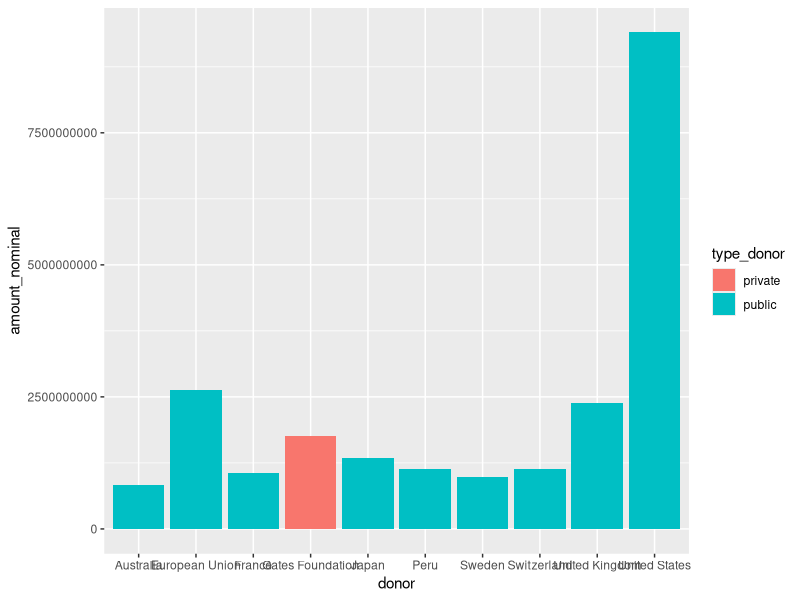
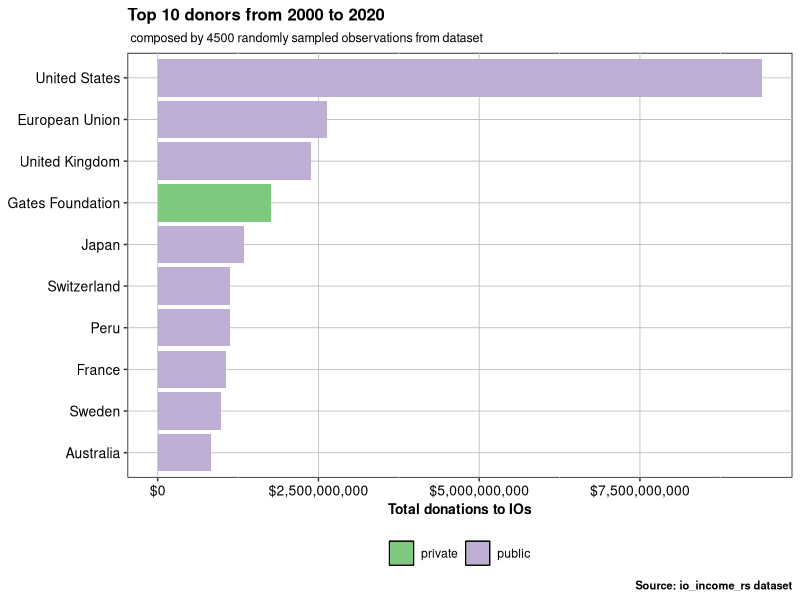
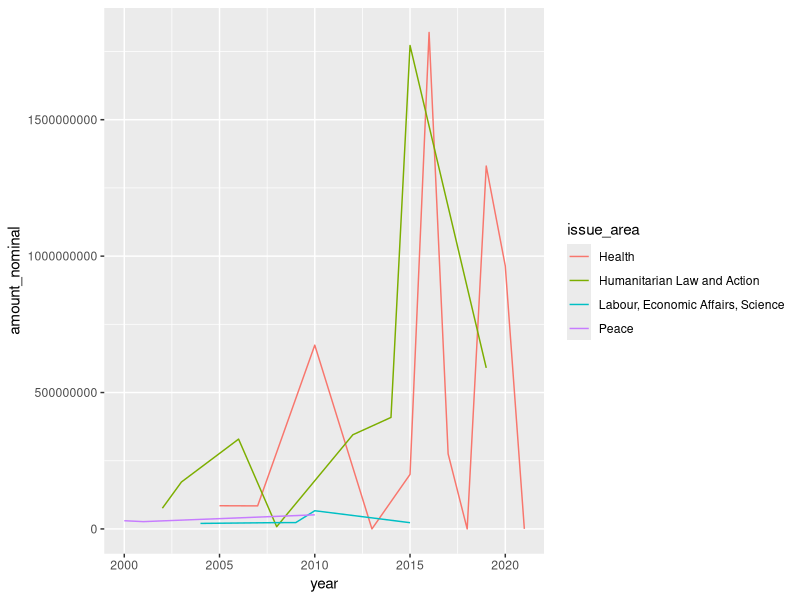
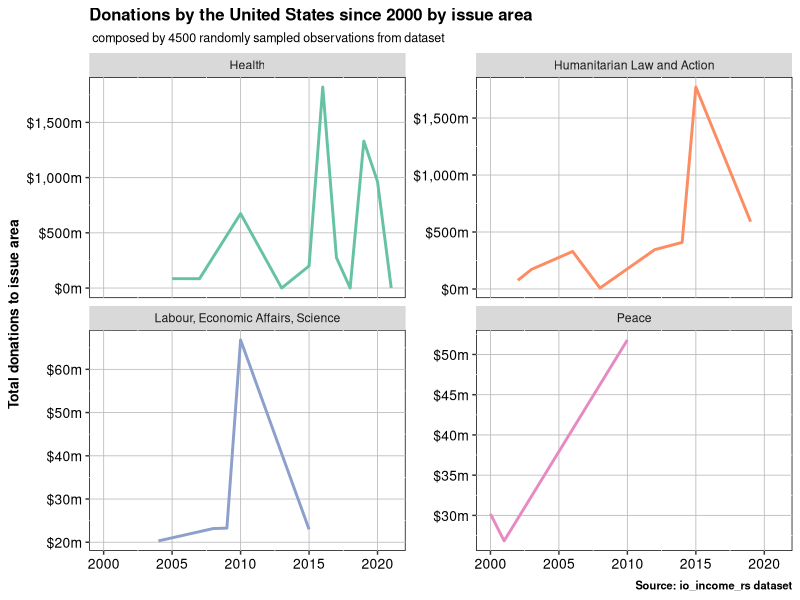
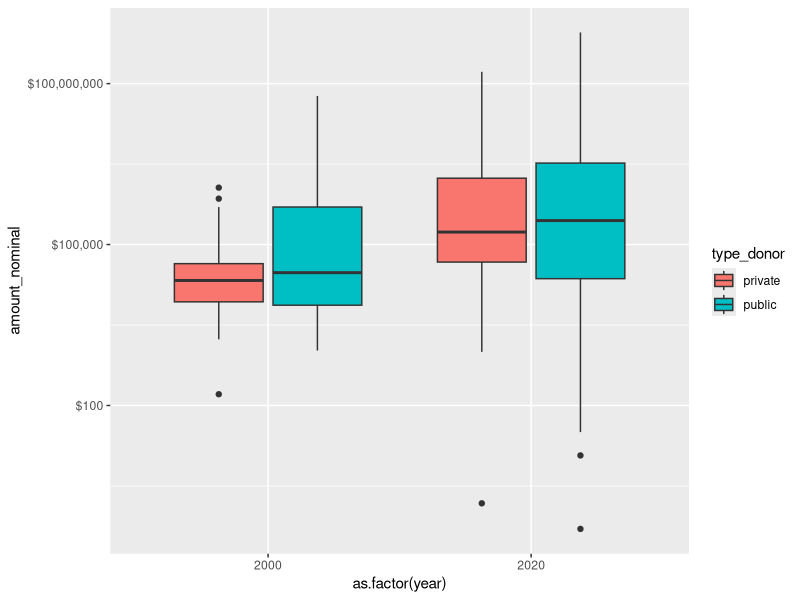
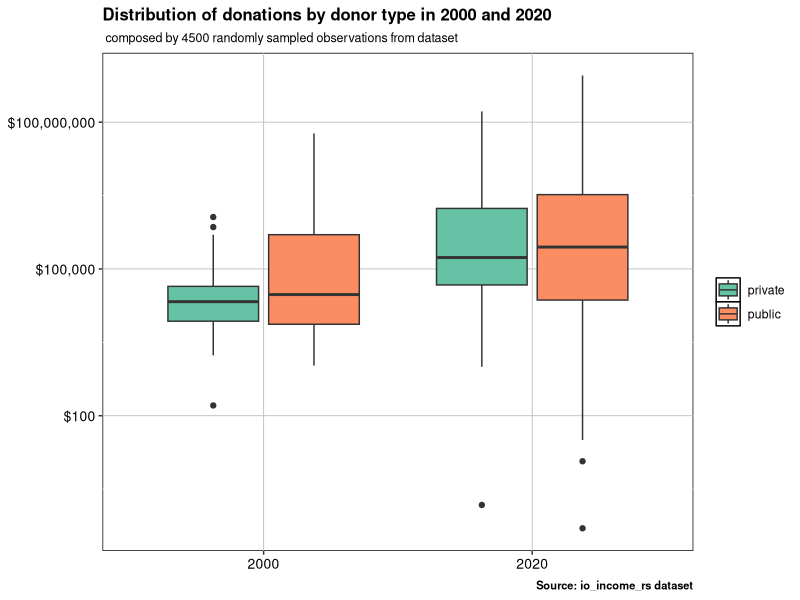
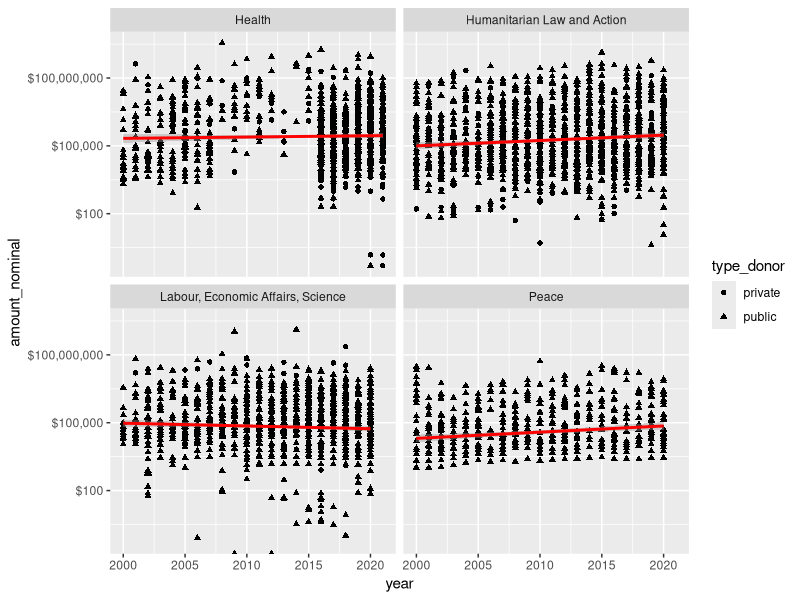
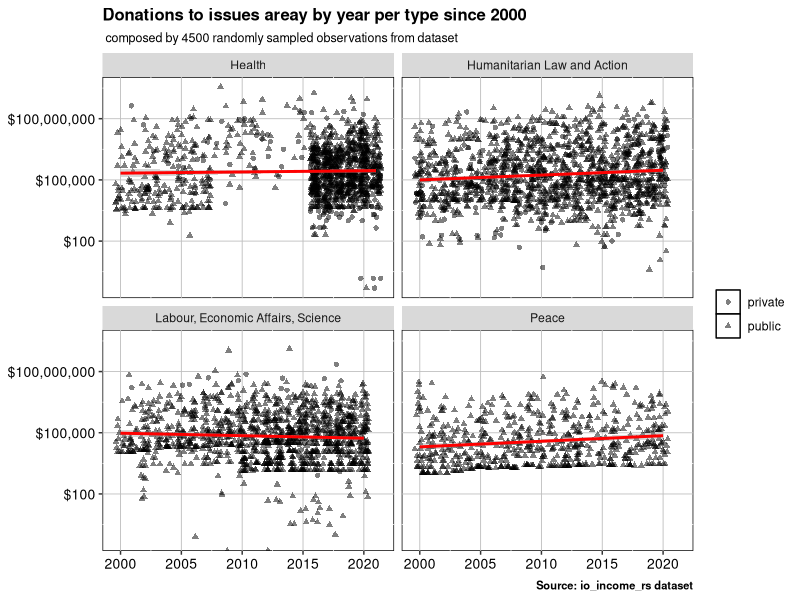

Write the R code that produced these figures, in order.
## ---- chunk 1
library(dplyr)
library(ggplot2)
library(tidyr)
library(scales)
library(readr)
io_income_rs <- read_csv("io_income_rs.csv")
options(scipen = 999)
## ---- chunk 2
io_income_rs %>%
  drop_na(donor)%>%
  group_by(donor, type_donor)%>%
  summarize(amount_nominal = sum(amount_nominal, na.rm = TRUE)) %>% 
  arrange(desc(amount_nominal))%>%
  ungroup()%>%
  slice_head(n=10)%>% 
  ggplot(mapping=aes(x=donor, y= amount_nominal, fill=type_donor))+
  geom_col() #minimal solution 

io_income_rs %>%
  drop_na(donor)%>%
  group_by(donor, type_donor)%>%
  summarize(amount_nominal = sum(amount_nominal, na.rm = TRUE)) %>% 
  arrange(desc(amount_nominal))%>%
  ungroup()%>%
  slice_head(n=10)%>%
  ggplot(mapping=aes(x=reorder(donor, amount_nominal), #order donors acc. to $$$
                     y= amount_nominal, fill=type_donor))+
  geom_col()+
  scale_fill_brewer(type="qual", palette= "Accent", direction=1)+
  scale_y_continuous(labels=scales::dollar)+
  labs( x = NULL, y = "Total donations to IOs", title = "Top 10 donors from 2000 to 2020",
    subtitle=" composed by 4500 randomly sampled observations from dataset",
    caption = "Source: io_income_rs dataset")+
  theme(panel.background = element_rect("white", "black", .5, "solid"),
    panel.grid.major = element_line(color = "grey", size = 0.3, linetype = "solid"),
    axis.text = element_text(color = "black", size = 10),
    title = element_text(color = "black", size = 10, face = "bold"),
    legend.title = element_blank(),
    plot.subtitle = element_text(color = "black", size = 9, face = "plain"),
    legend.position = "bottom") +
    coord_flip() #flipping it to simplify reading
## ---- chunk 3
io_income_rs %>%
  filter(donor== "United States") %>%
  group_by(year, issue_area)%>%
  summarize(amount_nominal = sum(amount_nominal, na.rm = TRUE)) %>% 
  ggplot(mapping=aes(x=year, y=amount_nominal, color=issue_area))+
  geom_line() #minimal solution

io_income_rs %>%
  filter(donor== "United States") %>%
  group_by(year, issue_area)%>%
  summarize(amount_nominal = sum(amount_nominal, na.rm = TRUE)) %>% 
  ggplot(mapping=aes(x=year, y=amount_nominal, color=issue_area))+
  geom_line(size=1)+
  scale_color_brewer(type="qual", palette= "Set2", direction=1)+
  scale_y_continuous(labels=scales::dollar_format(scale=.000001, suffix="m", prefix = "$"))+
    #dollar_format allows you to format the scale of dollars(thousands, millions, billions)
  labs( x = NULL, y = "Total donations to issue area", 
        title = "Donations by the United States since 2000 by issue area", 
    subtitle=" composed by 4500 randomly sampled observations from dataset",
    caption = "Source: io_income_rs dataset")+
  theme(panel.background = element_rect("white", "black", .5, "solid"),
    panel.grid.major = element_line(color = "grey", size = 0.3, linetype = "solid"),
    axis.text = element_text(color = "black", size = 10),
    title = element_text(color = "black", size = 10, face = "bold"),
    legend.title = element_blank(),
    plot.subtitle = element_text(color = "black", size = 9, face = "plain"),
    legend.position = "none")+
    facet_wrap(~issue_area, scale="free_y") # let the y-scales of facets change.
## ---- chunk 4
io_income_rs %>%
  drop_na(type_donor) %>%
  filter(year==2000 | year == 2020) %>%
  ggplot(mapping=aes(x=as.factor(year), y=amount_nominal, fill=type_donor))+
  geom_boxplot()+
  scale_y_log10(labels=scales::dollar) #minimal solution

io_income_rs %>%
  drop_na(type_donor) %>%
  filter(year==2000 | year == 2020) %>%
  ggplot(mapping=aes(x=as.factor(year), y=amount_nominal, fill=type_donor))+
  geom_boxplot()+
  scale_y_log10(labels=scales::dollar)+
  scale_fill_brewer(type="qual", palette= "Set2", direction=1)+
  labs( x = NULL, y = NULL, 
        title = "Distribution of donations by donor type in 2000 and 2020",
    subtitle=" composed by 4500 randomly sampled observations from dataset",
    caption = "Source: io_income_rs dataset")+
  theme(panel.background = element_rect("white", "black", .5, "solid"),
    panel.grid.major = element_line(color = "grey", size = 0.3, linetype = "solid"),
    axis.text = element_text(color = "black", size = 10),
    title = element_text(color = "black", size = 10, face = "bold"),
    legend.title = element_blank(),
    plot.subtitle = element_text(color = "black", size = 9, face = "plain"),
    legend.position = "right")
## ---- chunk 5
io_income_rs %>%
  drop_na(type_donor)%>%
  ggplot(mapping=aes(x=year, y=amount_nominal))+
  geom_point(aes(shape=type_donor))+
  geom_smooth(method = "lm", color="red")+
  scale_y_log10(labels=scales::dollar)+
  facet_wrap(~issue_area) #minimal

io_income_rs %>%
  drop_na(type_donor) %>%
  ggplot(mapping=aes(x=year, y=amount_nominal)) +
  geom_point(aes(shape=type_donor), 
             position="jitter", 
# position jitter adds random noise to each observation, so they do not line up by year.
             alpha=.5)+  
  # alpha makes the points transparent.
  geom_smooth(method = "lm", color="red") +
  scale_y_log10(labels=scales::dollar) +
  facet_wrap(~issue_area) +
  labs(x = NULL, y = NULL, #removing redundant info from x and y axis
       title = "Donations to issues areay by year per type since 2000", 
       subtitle=" composed by 4500 randomly sampled observations from dataset",
       caption = "Source: io_income_rs dataset") +
  theme(panel.background = element_rect("white", "black", .5, "solid"),
    panel.grid.major = element_line(color = "grey", size = 0.3, linetype = "solid"),
    axis.text = element_text(color = "black", size = 10),
    title = element_text(color = "black", size = 10, face = "bold"),
    legend.title = element_blank(),
    plot.subtitle = element_text(color = "black", size = 9, face = "plain"),
    legend.position = "right")
